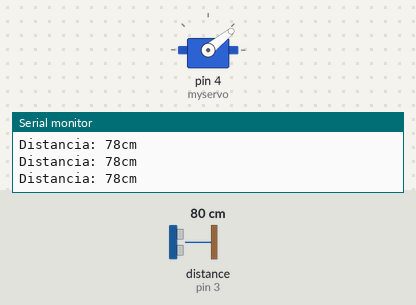
A sketch run on a simulated Arduino Uno, built with avr-gcc and run on an emulated ATmega328P. On the bench: servo, the last lines printed to the serial monitor. Wiring (inferred from the names in the program): ultrasonic range finder: trigger pin 2; echo pin 3. The test bench sets the inputs (shaded band); at power-on: distance to the obstacle (sensor on pin 3) 80 cm. The echo pulse lasts 58.3 µs per cm.

Above: at 1.2 s.
1.3 s: distance to the obstacle (sensor on pin 3) set to 120 cm
At 1.7 s:
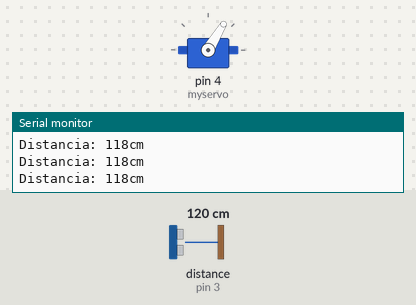
2.8 s: distance to the obstacle (sensor on pin 3) set to 250 cm
At 3.5 s:
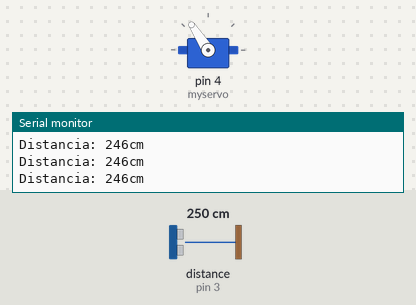
4.3 s: distance to the obstacle (sensor on pin 3) set to 2 cm
At 5.3 s:
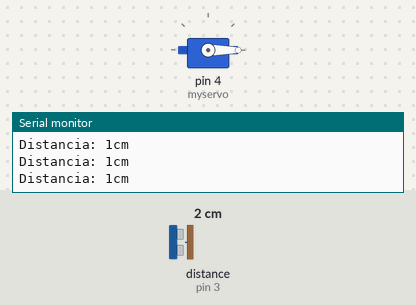
5.8 s: distance to the obstacle (sensor on pin 3) set to 299 cm
At 6.4 s:
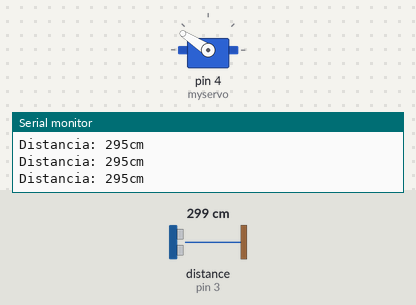
Timing chart, 0 to 8.4 s (numbered marks = the images above; inputs shaded):
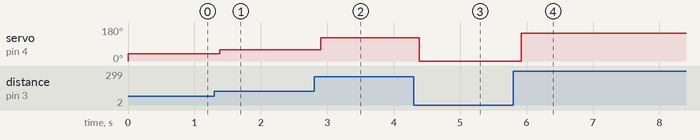

The sketch:

Practica04.ino
```cpp
#include <Servo.h>

Servo myservo;

const int Trigger = 2;   //Pin digital 2 para el Trigger del sensor
const int Echo = 3;   //Pin digital 3 para el echo del sensor
int val;

void setup() {
  Serial.begin(9600);//iniciailzamos la comunicación
  pinMode(Trigger, OUTPUT); //pin como salida
  pinMode(Echo, INPUT);  //pin como entrada
  digitalWrite(Trigger, LOW);//Inicializamos el pin con 0
  myservo.attach(4);
  myservo.write(0);
}

void loop(){
  long t; //timepo que demora en llegar el eco
  long d; //distancia en centimetros

  digitalWrite(Trigger, HIGH);
  delayMicroseconds(10);          //Enviamos un pulso de 10us
  digitalWrite(Trigger, LOW);

  t = pulseIn(Echo, HIGH); //obtenemos el ancho del pulso
  d = t/59;             //escalamos el tiempo a una distancia en cm

  val = (d*180)/360;
  myservo.write(val);

  Serial.print("Distancia: ");
  Serial.print(d);      //Enviamos serialmente el valor de la distancia
  Serial.print("cm");
  Serial.println();
  delay(100);          //Hacemos una pausa de 100ms
}
```

Measured:
- after the input at 1.3 s, servo on pin 4 (myservo): 39° → 59° after 0.08 s
- after the input at 2.8 s, servo on pin 4 (myservo): 59° → 123° after 0.10 s
- after the input at 4.3 s, servo on pin 4 (myservo): 123° → 0° after 0.08 s
- after the input at 5.8 s, servo on pin 4 (myservo): 0° → 147° after 0.12 s
